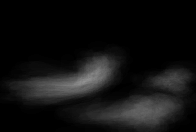
#> input picture MODEL/classes/0.png, 196 x 132 px; its folder holds only this picture in this run
$ jupyter execute --allow-errors alteracoes.ipynb
#> lines starting #> are read from the running program, lines starting #| are printed output that depends on the picture
### modelo.py
import cv2
import numpy as np
import matplotlib.pyplot as plt
from skimage.measure import label,regionprops
import os
from numba import jit
from sklearn.metrics import precision_score,recall_score, confusion_matrix
from scipy.spatial.distance import mahalanobis

colors = {'artery':np.array([255,0,0]),
          'liver':np.array([255,0,255]),
          'stomach':np.array([0,255,0]),
          'vein':np.array([0,0,255])}
ORGAOS = ['artery', 'liver', 'stomach', 'vein']

# [20 lines left out: functions load, detect_main_area, not called in this run]

def clean(img):
    return (img * (detect_main_area(img))).astype('uint8')

# [19 lines left out: function create_reshape, not called in this run]

@jit(nopython = True)
def transform(imagem,scaler):
    newshape = 192,256
    newimagem = np.zeros(newshape,'uint8')
    for y in range(newshape[0]):
        ny = int((y / newshape[0]) * scaler[1] + scaler[0])
        for x in range(newshape[1]):
            nx = int((x / newshape[1]) * scaler[3] + scaler[2])
            newimagem[y,x] = imagem[ny,nx]
    return newimagem

@jit(nopython = True)
def reverse_transform(imagem,scaler):
    newshape = 768,1024
    newimagem = np.zeros(newshape,'uint8')
    indexesX = np.zeros(newshape[1],'int32')
    indexesY = np.zeros(newshape[0],'int32')
    for y in range(newshape[0]):
        ny = int(imagem.shape[0] * (y - scaler[0]) / scaler[1])
        indexesY[y] = ny
    for x in range(newshape[1]):
        nx = int(imagem.shape[1] * (x - scaler[2]) / scaler[3])
        indexesX[x] = nx
    indexesX[indexesX < 0] = 0
    indexesX[indexesX >= imagem.shape[1]] = imagem.shape[1] - 1
    indexesY[indexesY < 0] = 0
    indexesY[indexesY >= imagem.shape[0]] = imagem.shape[0] - 1
    for y in range(newshape[0]):
        ny = indexesY[y]
        for x in range(newshape[1]):
            nx = indexesX[x]
            newimagem[y,x] = imagem[ny,nx]
    return newimagem

@jit(nopython = True)
def euclidian(p1,p2):
    return np.abs(p1 - p2)

@jit(nopython = True)
def create_mask(img,trashold_adj,trashold_start,pixel,initial_color):
    img = img.astype('float32')
    ylim,xlim = img.shape[0],img.shape[1]
    imgclass = np.zeros(img.shape[:2],'uint8')
    q0 = list()
    q0.append(pixel)
    imgclass[pixel[1],pixel[0]] = 1
    while q0:
        p = q0.pop()
        x,y = p
        color = img[y,x]
        for X,Y in zip([x,x,x + 1,x - 1],[y + 1,y - 1,y,y]):
            if (not (-1 < X < xlim)) or (not (-1 < Y < ylim)):
                continue
            if imgclass[Y,X]:
                continue
            if euclidian(initial_color,img[Y,X]) > trashold_start:
                continue
            if euclidian(color,img[Y,X]) <= trashold_adj:
                imgclass[Y,X] = 1
                q0.append((X,Y))
    return imgclass * 255

# [12 lines left out: functions remove_black, transform_struc, not called in this run]

def reduce(img):
    n = 30
    return img[n:-n,n:-n].copy()

# [21 lines left out: functions reduce_struc, evaluate, conf_matrix, not called in this run]

_ = transform(np.zeros((10,10)),(1,1,1,1))
_ = reverse_transform(np.zeros((10,10)),(1,1,1,1))
_ = create_mask(np.zeros((5,5)),0,0,(0,0),0)

# [25 lines left out: functions cos_sim, find_IOU, not called in this run]


class Model:
    def __init__(self,path,trasholds = {'artery': 5, 'liver': 1, 'stomach': 11, 'vein': 3}):
        self.templates_names = os.listdir(os.path.join(path,'classes'))
        self.classes = [cv2.imread(os.path.join(path,'classes',name),cv2.IMREAD_GRAYSCALE) for name in sorted(self.templates_names)]
        self.templates = {org:[cv2.imread(os.path.join(path,'templates',org,name),
                                          cv2.IMREAD_GRAYSCALE) for name in self.templates_names] for org in ORGAOS}
        self.trasholds = trasholds
        self.best_class = None
    # [55 lines left out: functions predict, predict_score, get_best_class, not called in this run]
class Model_cos:
    def __init__(self,path,trasholds = {'artery': 5, 'liver': 1, 'stomach': 11, 'vein': 3}):
        self.templates_names = os.listdir(os.path.join(path,'classes'))
        self.classes = [cv2.imread(os.path.join(path,'classes',name),cv2.IMREAD_GRAYSCALE) for name in sorted(self.templates_names)]
        self.templates = {org:[cv2.imread(os.path.join(path,'templates',org,name),
                                          cv2.IMREAD_GRAYSCALE) for name in self.templates_names] for org in ORGAOS}
        self.trasholds = trasholds
        self.best_class = None
    # [56 lines left out: functions predict, predict_score, get_best_class, not called in this run]

class Model_2:
    def __init__(self,path,trasholds = {'artery': 5, 'liver': 1, 'stomach': 11, 'vein': 3}):
        self.templates_names = os.listdir(os.path.join(path,'classes'))
        self.classes = [cv2.imread(os.path.join(path,'classes',name),cv2.IMREAD_GRAYSCALE) for name in sorted(self.templates_names)]
        self.templates = {org:[cv2.imread(os.path.join(path,'templates',org,name),
                                          cv2.IMREAD_GRAYSCALE) for name in self.templates_names] for org in ORGAOS}
        self.trasholds = trasholds
        self.best_class = None
    # [55 lines left out: functions predict, predict_score, get_best_class, not called in this run]

### alteracoes.ipynb
## Detalhamento das alterações

[cell 1]
import numpy as np
import matplotlib.pyplot as plt
import pandas as pd
import cv2
import os
from skimage.measure import label,regionprops
from numba import jit
from sklearn.cluster import KMeans

## Primeira - modelo.py - class Model:

Antes:

[cell 2]
path = "MODEL"
templates_names = os.listdir(os.path.join(path,'classes'))
classes = [cv2.imread(os.path.join(path,'classes',name),cv2.IMREAD_GRAYSCALE) for name in templates_names]

for i,classe in enumerate(classes):
    print(f'i = {i},classe = {templates_names[i]}')
#> this loop made 1 pass
#| i = 0,classe = 0.png

A classe que o modelo estava pegando (i) não correspondia necessariamente a classe correta da imagem do modelo, só adicionei um sorted pra corrigir.

[cell 3]
path = "MODEL"
templates_names = os.listdir(os.path.join(path,'classes'))
classes = [cv2.imread(os.path.join(path,'classes',name),cv2.IMREAD_GRAYSCALE) for name in sorted(templates_names)]

for i,classe in enumerate(classes):
    print(f'i = {i},classe = {sorted(templates_names)[i]}')

## Distribuição das classes:

#### Código da criação do modelo:

[cell 4]
colors = {'artery':np.array([255,0,0]),
          'liver':np.array([255,0,255]),
          'stomach':np.array([0,255,0]),
          'vein':np.array([0,0,255])}
folder = 'ARRAY_FORMAT'
#> (the rest of this cell did not finish here and is left out)

[cell 5]
linear = {}
#> (the rest of this cell did not finish here and is left out)

#### Imgens classificadas pelo k means:

[cell 6]
linear_data = pd.DataFrame(linear.values(),index = linear.keys())
nclusters = 10
#> (the rest of this cell did not finish here and is left out)

[cell 7]
folder = 'ARRAY_FORMAT'
#> (the rest of this cell did not finish here and is left out)

### Imagens classificadas pelo modelo

[cell 8]
from modelo import Model
model = Model("MODEL")
#> (the rest of this cell did not finish here and is left out)

[cell 9]
unique, counts = np.unique(classes, return_counts=True)
#> unique = 80 values from 0 to 146; counts = 80 values, max 12934 at index 0, min 1 at index 77, mean 323.4
occurrences = dict(zip(unique, counts))
#> occurrences = 80 items

numbers = np.arange(10)
frequency = [occurrences.get(num, 0) for num in numbers]
#> frequency = [12934, 0, 1195, 0, 847, 0, 598, 524, 0, 517]

plt.bar(numbers, frequency, color='blue')


plt.xlabel('Número')
plt.ylabel('Frequência')
plt.title('Número de Ocorrências de Cada Classe')

plt.show()
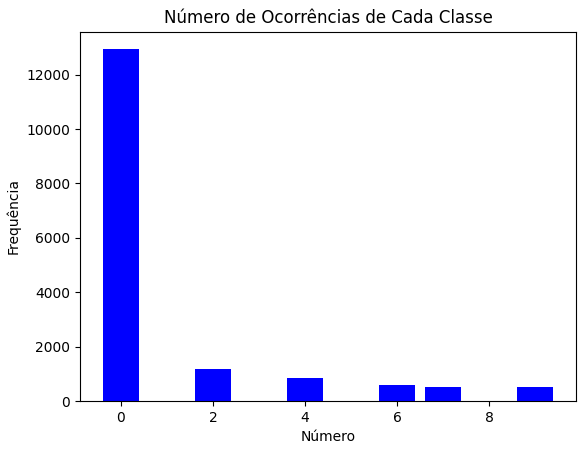
#> figure drawn by matplotlib, 1 panel; tallest bar 12934 high, from x = -0.4 to 0.4

[cell 10]
from modelo import load,evaluate,Model,ORGAOS, colors,clean,create_reshape,transform,reduce, remove_black, reverse_transform
import random
#> (the rest of this cell did not finish here and is left out)

As unicas classes escolhidas por esse método de score são as classes com menor soma, as mais escuras ou com menores estruturas.

Pensei então em usar cosseno de similaridade para classificar e imagens com fundo cinza com as estruturas escuras, exceção do figado. Criei o modelo_cos para isso, funciona igual porém o score de cada classe é calculado diferente. Além disso tentei usar a propia imagem em análise para normalizar o calculo do score.
Portanto:

    - Model_cos - score = cosseno de similaridade;
    - Model_2 = Usa a propia iamgem em análise para normalizar o score
            subtraction = rimg.astype('int32') - classe.astype('int32')
            subtraction[subtraction < 0] = 0
            score = subtraction.sum() / rimg.sum()

### Model_Cos - imagens de classe:

[cell 11]
folder_class = 'MODEL_c/classes'
data_files_class = [os.path.join(folder_class,name) for name in os.listdir(folder_class)]


n = len(data_files_class)
num_rows = 2
num_cols = n//num_rows


#> (the rest of this cell did not finish here and is left out)

[cell 12]
from modelo import Model_2,Model_cos
model_2 = Model_2('MODEL')
model_cos = Model_cos("MODEL_c")

[cell 13]
classes_2 = []
classes_cos = []

#> (the rest of this cell did not finish here and is left out)

[cell 14]
def calculate_frequency(classes):
    unique, counts = np.unique(classes, return_counts=True)
    occurrences = dict(zip(unique, counts))
    numbers = np.arange(10)
    frequency = [occurrences.get(num, 0) for num in numbers]
    return frequency

frequency_class1 = calculate_frequency(classes_2)
frequency_class2 = calculate_frequency(classes_cos)
fig, ax = plt.subplots(figsize=(10, 6))
bar_width = 0.35
index = np.arange(10)
bars1 = ax.bar(index, frequency_class1, bar_width, label='Model_2', color='blue')
bars2 = ax.bar(index + bar_width, frequency_class2, bar_width, label='Model_cos', color='red')

ax.set_xlabel('Valor da Classe')
ax.set_ylabel('Frequência')
ax.set_title('Frequência de Ocorrência de Cada Valor de Classe ')
ax.set_xticks(index + bar_width / 2)
ax.set_xticklabels(index)
ax.legend()
plt.show()
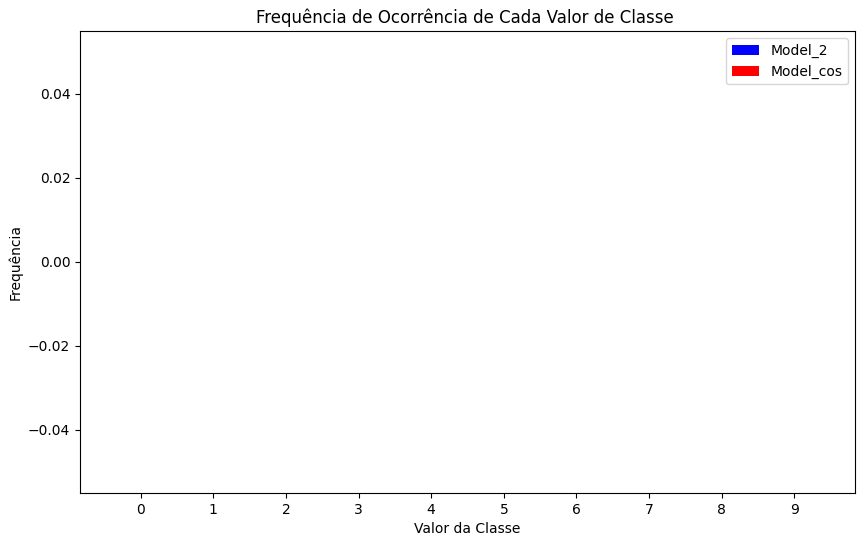
#> figure drawn by matplotlib, 1 panel

No fim mudar a mudança do modelo_2 não alterou muito a distribuição das classes, pq a própria subtração já é enviesada para classes com estruturas menores, mais escuras, como a 2 e a 8.

Já o modelo_cos distribuiu mais as imagens dentro das classes, mas não verifiquei a porcetagem de acerto da classificação.

### Comparações:

Alterei o número de clusters do kmeans e rodei o calculo de precisao e recall

[cell 15]
table_precision = pd.read_csv('results/precision_data.csv', index_col=0)
#> (reads results/precision_data.csv from the repository)
table_recall = pd.read_csv('results/recall_data.csv', index_col=0)
#> (reads results/recall_data.csv from the repository)

#### 10 clusters:

[cell 16]
ORGAOS = table_precision.index.tolist()
fig, axes = plt.subplots(2, 1, figsize=(10, 10))
axes[0].bar(ORGAOS, table_precision['Model_2_10classes'], color='blue', alpha=0.5, label='Model 2')
axes[0].bar(ORGAOS, table_precision['Model_Cos_10classes'], color='red', alpha=0.5, label='Model Cos')
axes[0].set_title('Precision Comparison - 10 classes')
axes[0].legend()

axes[1].bar(ORGAOS, table_recall['Model_2_10classes'], color='blue', alpha=0.5, label='Model 2')
axes[1].bar(ORGAOS, table_recall['Model_Cos_10classes'], color='red', alpha=0.5, label='Model Cos')
axes[1].set_title('Recall Comparison - 10 classes')
axes[1].legend()

plt.show()
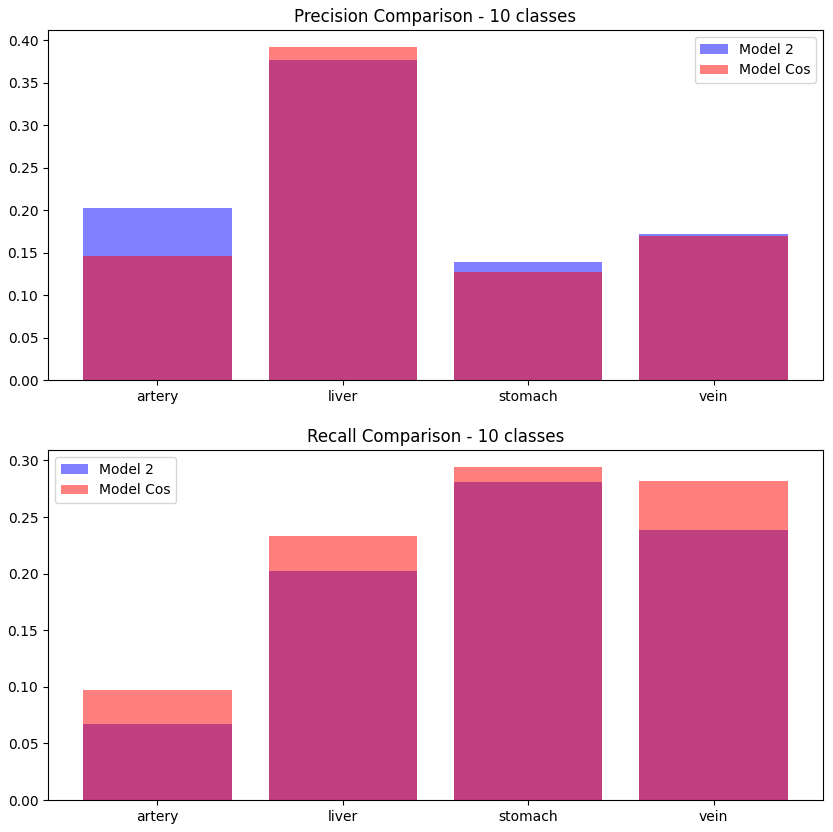
#> figure drawn by matplotlib, 2 panels; panel 1: tallest bar 0.376 high, from x = 0.6 to 1.4; panel 1: tallest bar 0.392 high, from x = 0.6 to 1.4; panel 2: tallest bar 0.281 high, from x = 1.6 to 2.4; panel 2: tallest bar 0.294 high, from x = 1.6 to 2.4

#### 5 clusters:

[cell 17]
fig, axes = plt.subplots(2, 1, figsize=(10, 10))
axes[0].bar(ORGAOS, table_precision['Model_2_5classes'], color='blue', alpha=0.5, label='Model 2')
axes[0].bar(ORGAOS, table_precision['Model_Cos_5classes'], color='red', alpha=0.5, label='Model Cos')
axes[0].set_title('Precision Comparison - 5 classes')
axes[0].legend()

axes[1].bar(ORGAOS, table_recall['Model_2_5classes'], color='blue', alpha=0.5, label='Model 2')
axes[1].bar(ORGAOS, table_recall['Model_Cos_5classes'], color='red', alpha=0.5, label='Model Cos')
axes[1].set_title('Recall Comparison - 5 classes')
axes[1].legend()

plt.show()
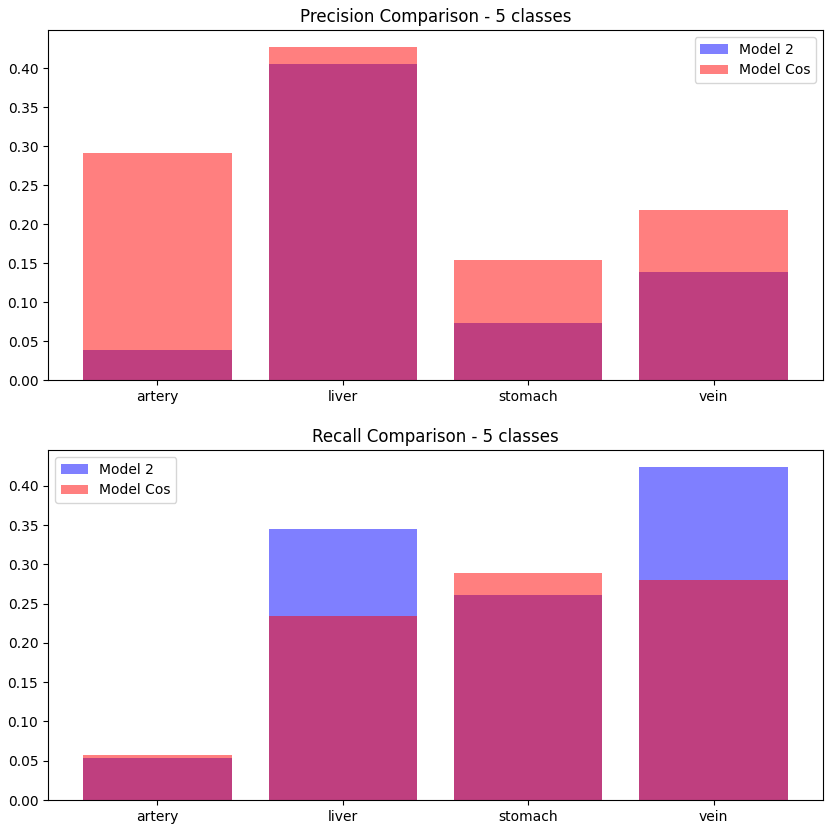
#> figure drawn by matplotlib, 2 panels; panel 1: tallest bar 0.406 high, from x = 0.6 to 1.4; panel 1: tallest bar 0.428 high, from x = 0.6 to 1.4; panel 2: tallest bar 0.424 high, from x = 2.6 to 3.4; panel 2: tallest bar 0.288 high, from x = 1.6 to 2.4

#### 3 clusters:

[cell 18]
fig, axes = plt.subplots(2, 1, figsize=(10, 10))
axes[0].bar(ORGAOS, table_precision['Model_2_3classes'], color='blue', alpha=0.5, label='Model 2')
axes[0].bar(ORGAOS, table_precision['Model_Cos_3classes'], color='red', alpha=0.5, label='Model Cos')
axes[0].set_title('Precision Comparison -  classes')
axes[0].legend()

axes[1].bar(ORGAOS, table_recall['Model_2_3classes'], color='blue', alpha=0.5, label='Model 2')
axes[1].bar(ORGAOS, table_recall['Model_Cos_3classes'], color='red', alpha=0.5, label='Model Cos')
axes[1].set_title('Recall Comparison - 3 classes')
axes[1].legend()

plt.show()
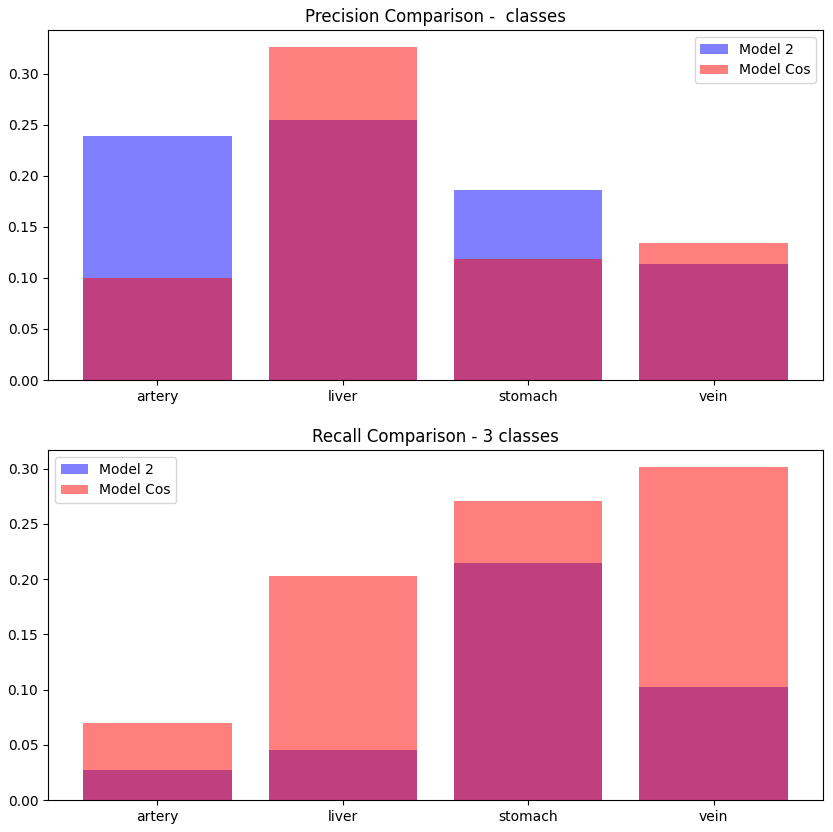
#> figure drawn by matplotlib, 2 panels; panel 1: tallest bar 0.255 high, from x = 0.6 to 1.4; panel 1: tallest bar 0.326 high, from x = 0.6 to 1.4; panel 2: tallest bar 0.214 high, from x = 1.6 to 2.4; panel 2: tallest bar 0.302 high, from x = 2.6 to 3.4

[cell 19]
def plot_comparison_for_organ(organ, table_precision, table_recall, ax1, ax2):
    num_classes = ['3 classes', '5 classes', '10 classes']
    models = ['Model_2', 'Model_Cos']

    precision_values = [
        [table_precision[f'{model}_{classes}'][organ] for classes in ['3classes', '5classes', '10classes']]
        for model in models
    ]

    recall_values = [
        [table_recall[f'{model}_{classes}'][organ] for classes in ['3classes', '5classes', '10classes']]
        for model in models
    ]

    x = np.arange(len(num_classes))
    width = 0.35

    ax1.bar(x - width/2, precision_values[0], width, label='Model_2')
    ax1.bar(x + width/2, precision_values[1], width, label='Model_Cos')
    ax1.set_title(f'Precision Comparison for {organ}')
    ax1.set_xticks(x)
    ax1.set_xticklabels(num_classes)
    ax1.set_ylabel('Precision')
    ax1.legend()

    ax2.bar(x - width/2, recall_values[0], width, label='Model_2')
    ax2.bar(x + width/2, recall_values[1], width, label='Model_Cos')
    ax2.set_title(f'Recall Comparison for {organ}')
    ax2.set_xticks(x)
    ax2.set_xticklabels(num_classes)
    ax2.set_ylabel('Recall')
    ax2.legend()

    num_classes = ['3 classes', '5 classes', '10 classes']
    models = ['Model_2', 'Model_Cos']


fig, axs = plt.subplots(4, 2, figsize=(20, 20))

for i, organ in enumerate(ORGAOS):
    plot_comparison_for_organ(organ, table_precision, table_recall, axs[i, 0], axs[i, 1])
#> this loop made 4 passes
#> (precision_values in plot_comparison_for_organ, recall_values in plot_comparison_for_organ) on passes 1 to 4: ([[0.239, 0.0385, 0.203], [0.1, 0.291, 0.146]], [[0.0269, 0.0536, 0.067], [0.0693, 0.0576, 0.0971]]), ([[0.255, 0.406, 0.376], [0.326, 0.428, 0.392]], [[0.0449, 0.345, 0.203], [0.202, 0.235, 0.233]]), ([[0.186, 0.0731, 0.139], [0.118, 0.154, 0.128]], [[0.214, 0.261, 0.281], [0.271, 0.288, 0.294]]), ([[0.113, 0.138, 0.172], [0.134, 0.218, 0.169]], [[0.102, 0.424, 0.239], [0.302, 0.28, 0.282]])

plt.show()
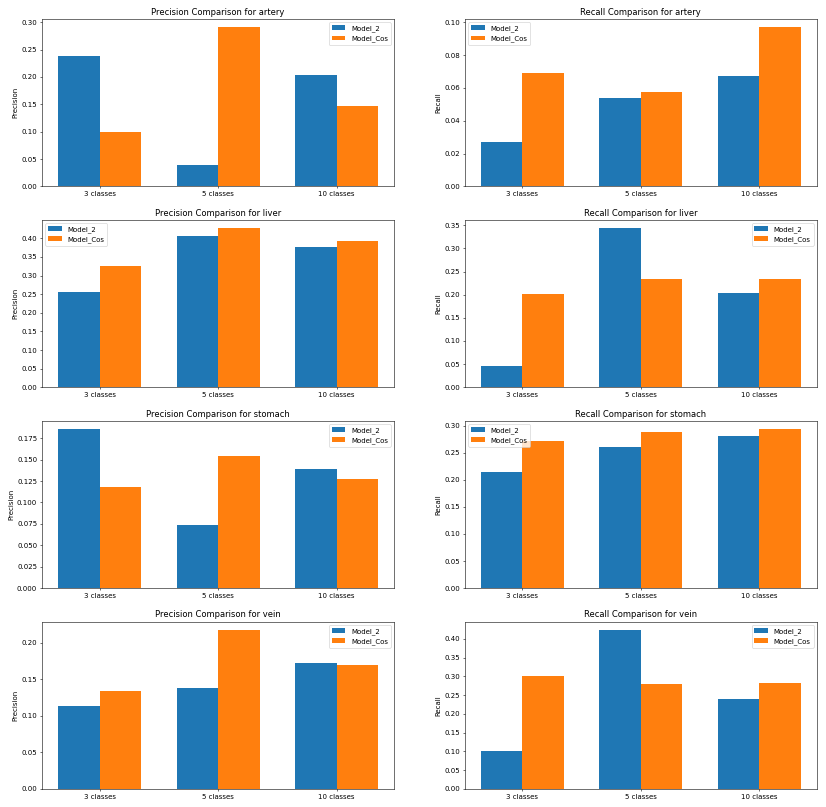
#> figure drawn by matplotlib, 8 panels; panel 1: tallest bar 0.239 high, from x = -0.35 to 0; panel 1: tallest bar 0.291 high, from x = 1 to 1.35; panel 2: tallest bar 0.067 high, from x = 1.65 to 2; panel 2: tallest bar 0.0971 high, from x = 2 to 2.35
